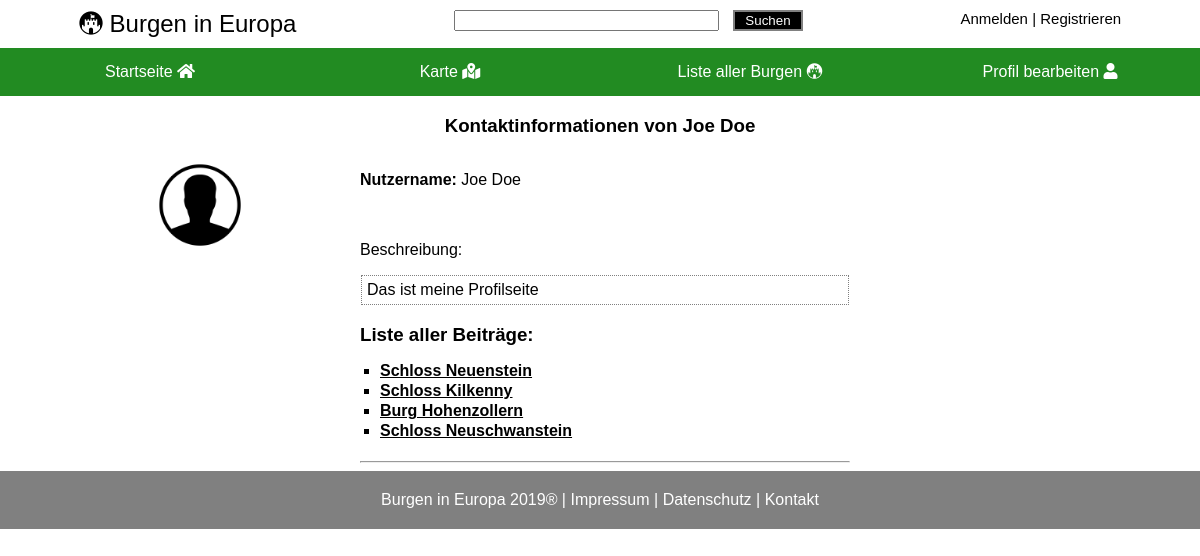
Screenshot of /Webseiten/profile.php?type=info&id=1 with the database file from the repository.
### tables this page shows
CREATE TABLE users (
	id INTEGER PRIMARY KEY AUTOINCREMENT,
	username VARCHAR(50),
	password VARCHAR(255) NOT NULL,
	picturepath VARCHAR(50),
	description TEXT,
    question VARCHAR(50), 
    answer VARCHAR(50)
    );

CREATE TABLE castles (
	id INTEGER PRIMARY KEY AUTOINCREMENT,
	name VARCHAR(50) NOT NULL,
	change_date DATE NOT NULL,
	year INTEGER,
    style VARCHAR(30),
    public VARCHAR(5),   
    link VARCHAR(50),
	description TEXT NOT NULL,
    century VARCHAR(30),
    longitude REAL NOT NULL,
    latitude REAL NOT NULL,
    creation_date VARCHAR(50) NOT NULL,
    firstletter CHAR(1) NOT NULL,
    country VARCHAR(50),
	city VARCHAR(50),
    author_id VARCHAR(255) NOT NULL,
    FOREIGN KEY(author_id) REFERENCES users(id)
    );

### Webseiten/profiledata.php (called while the page is built, shortened)
<?php
require_once("dao.php");
$type = (isset($_GET["type"])) ? $_GET["type"] : "error";
$is_info = $type  == "info";
if(isset($_GET["id"]) && is_string($_GET["id"])){
    $entrydata = $dao->getUser($_GET["id"]);
    if($_GET["id"] != $_SESSION["user_id"]) {
        $type = "info";
    }
    $castlesFromUser = $dao->getCastlesByUser($_GET["id"]);
}
?>

### Webseiten/dao.php (called while the page is built, shortened)
<?php
include("database_dao.php");
$dao = new databaseDAO;
?>

### Webseiten/database_dao.php (called while the page is built, shortened)
<?php
class databaseDAO implements DAO {
    private $db = null;
    private $statementUserById = null;
    private function statementSetup() {
        $this->statementUserById = $this->db->prepare("SELECT * FROM users WHERE id = :id;");
        $this->statementCastlesByUserId = $this->db->prepare("SELECT * FROM castles WHERE author_id = :id;");
    }
    private function startConnection() {
        $user = "root";
        $pw = null;
        $dsn= "sqlite:../Datenbank/datenbank.db";
        $this->db = new PDO($dsn, $user, $pw);
        $this->db->setAttribute(PDO::ATTR_ERRMODE, PDO::ERRMODE_EXCEPTION);
        $this->statementSetup();
    }
    function getUser($id) {
        $this->startConnection();
        try {
            $this->statementUserById->bindValue(":id", $id);
            $this->statementUserById->execute();
            if($user = $this->statementUserById->fetch(PDO::FETCH_ASSOC)) {
                return $user;
            } else {
                return "not found";
            }
        } catch(PDOException $e) {
            header("Location: ./error.php?fehler=E001");
        } finally {
            $this->db = null;
        }
    }
    function getCastlesByUser($id) {
        $this->startConnection();
        try {
            $this->statementCastlesByUserId->bindValue(":id", $id);
            $this->statementCastlesByUserId->execute();
            $allCastlesFromUser = array();
            while($castle = $this->statementCastlesByUserId->fetch(PDO::FETCH_ASSOC)) {
                global $allCastlesFromUser;
                $allCastlesFromUser[] = $castle;
            }
            global $allCastlesFromUser;
            return $allCastlesFromUser;
        } catch(PDOException $e) {
            header("Location: ./error.php?fehler=E001");
        } finally {
            $this->db = null;
        }
    }
}
?>

### Webseiten/profile.php (the view, shortened to what this page needs)
<!DOCTYPE html>
<html lang="de">
<head>
    <link rel="stylesheet" type="text/css" href="./css/style.css">
    <link rel="stylesheet" type="text/css" href="./css/profile.css">
    <link rel="stylesheet" href="https://use.fontawesome.com/releases/v5.8.1/css/all.css">
    <link rel="stylesheet" type="text/css" href="./css/footer.css">
    <link rel="stylesheet" type="text/css" href="./css/infobox.css">
    <link rel="stylesheet" type="text/css" href="./css/header.css">
    <link rel="stylesheet" href="https://use.fontawesome.com/releases/v5.8.1/css/all.css">
    <link rel="stylesheet" type="text/css" href="./css/nav.css">
</head>
<body>
    <?php include("profiledata.php"); ?>
    <?php include ("header.php"); ?>
    <?php include("nav.php"); ?>
    <?php
        if(($is_info) || (isset($_SESSION["user_id"]))):?>
    <h3 class="center">Kontaktinformationen von <?= $entrydata["username"]; ?></h3>
    <div class="row">
        <div class="side">
            <img height="100" width="100" src="<?= $entrydata["picturepath"]; ?>" alt="Kein Bild gesetzt" value="">
        </div>
        <div class="main">
            <div class="name">
                <?php if($type == "self"): ?>
                <form method="post" action="profile_change_username.php">
                    <fieldset>
                        <legend>Nutzername</legend>
                        <div>
                            <input type="text" name="username" value="<?= $entrydata["username"]; ?>" required pattern="[a-zA-Z ]*">
                            <input type="hidden" name="id" value="<?= $entrydata["id"]; ?>">
                            <input type="submit" value="Speichern" class="button" name="changeName">
                        </div>
                    </fieldset>
                </form>
                <?php else: ?>
                <p>
                    <b>Nutzername:</b> <?= $entrydata["username"]; ?>
                </p>
                <?php endif; ?>
            </div>
            <div class="description">
                <p>Beschreibung:</p>
                <?php if($type == "self"): ?>
                <form method="post" action="profile_change_description.php">
                    <textarea cols="35" rows="5" name="description" maxlength="1000"><?php echo $entrydata['description']; ?></textarea><br><br>
                    <input type="hidden" name="id" value="<?= $entrydata["id"]; ?>">
                    <input type="submit" value="Speichern" class="button" name="changeDescription">
                </form>
                <?php else: ?>
                <div class="blackborder">
                    <?php echo $entrydata['description']; ?>
                </div>
                <?php endif; ?>
            </div>
            <div class="posts">
                <h3> Liste aller Beiträge:
                    <ul class="listOfPosts">
                        <?php if(!empty($castlesFromUser)): ?>
                        <?php foreach($castlesFromUser as $castle): ?>
                        <li>
                            <div>
                                <a class="listEntry" href="./details.php?id=<?= $castle["id"]; ?>"><?= $castle["name"]; ?></a>
                            </div>
                        </li>
                        <?php endforeach; ?>
                        <?php endif; ?>
                    </ul>
                </h3>
                <hr>
            </div>
        </div>
    </div>
    <?php endif; ?>
    <?php
        include("footer.php")
  ?>
</body>
</html>

### Webseiten/css/style.css (style rules this page uses)
* { font-family: Arial, Helvetica, sans-serif; }
.blackborder { padding: 5px; border: 1px dotted grey; margin: 1px; }
body { margin: 0px; }
.center { text-align: center; }

### Webseiten/css/profile.css (style rules this page uses)
.row { display: flex; flex-wrap: wrap; }
.side { flex: 30%; }
.main { flex: 70%; }
.main .posts .listOfPosts { list-style-type: square; padding-left: 20px; font-size: 16px; }
li { padding-bottom: 2px; }
li .listEntry { color: black; }
@media screen and (min-width:1080px) { .side { padding-left: 150px; } }
@media screen and (min-width:1080px) { .main { padding-right: 350px; } }
@media screen and (min-width:1080px) { .name { padding-bottom: 20px; } }

### Webseiten/css/nav.css (style rules this page uses)
* { box-sizing: border-box; }

### rows the page displays
users: username "Joe Doe", picturepath (picture), description "Das ist meine Profilseite"
castles: name "Schloss Neuenstein"
castles: name "Schloss Kilkenny"
castles: name "Burg Hohenzollern"
castles: name "Schloss Neuschwanstein"
